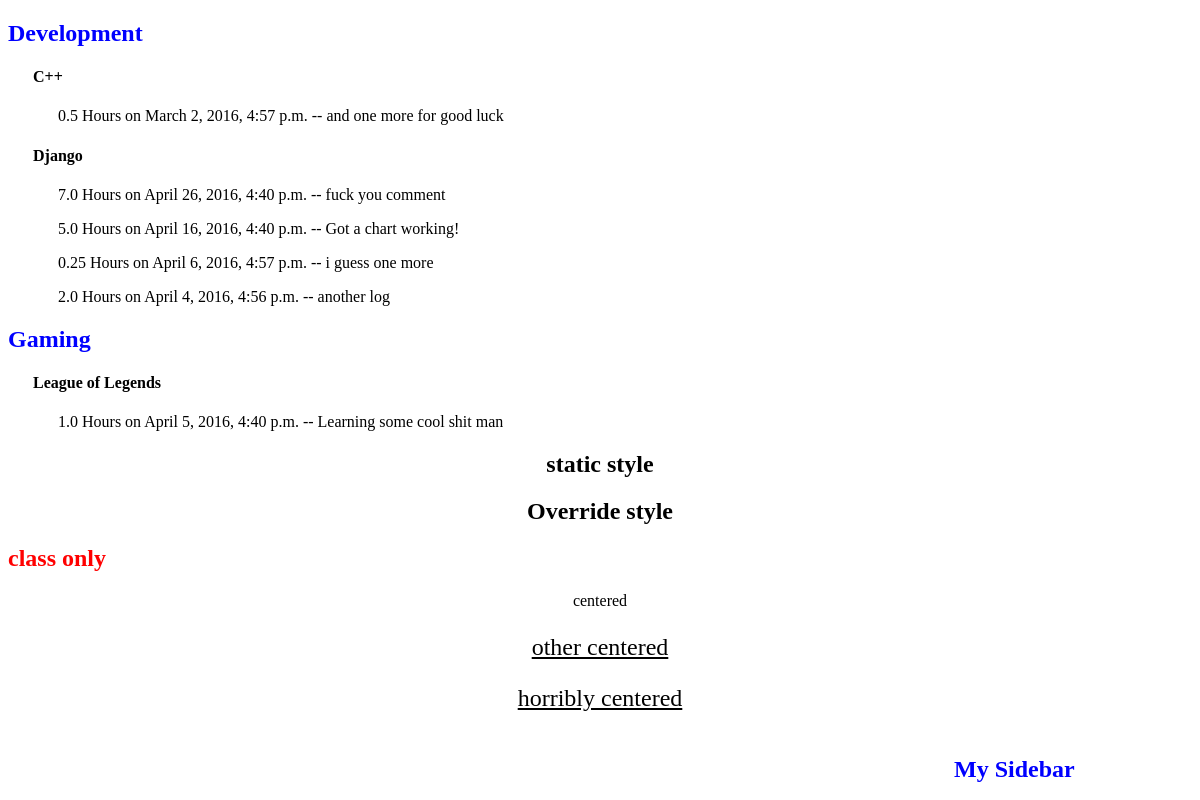
The page /DevLog/logs on the database its author committed.
### DevLog/models.py (models this page shows, shortened)
class Log(models.Model):
    category = models.ForeignKey(Category, on_delete = models.CASCADE)
    subject = models.ForeignKey(Subject,null=True)
    hours = models.FloatField(default=0.0)
    date_time = models.DateTimeField("date published")
    comment = models.CharField(max_length=500)

class Category(models.Model):
    name = models.CharField(max_length=50)
    def __str__(self):
        return self.name

class Subject(models.Model):
    name = models.CharField(max_length=50)
    category = models.ForeignKey(Category, on_delete=models.CASCADE,null=True)
    def __str__(self):
        return self.name

### DevLog/views.py (the view)
class LogListView(generic.ListView):
    template_name = "DevLog/loglist.html"
    model = Log
    context_object_name = "master" #this is the variable name to use in templates
    def get_queryset(self):
        return Log.objects.order_by('category', '-subject', '-date_time')[:20]

### DevLog/templates/DevLog/loglist.html (shortened to what this page needs)
<!DOCTYPE html>
{% load staticfiles %}
<html lang="en">
<head>
    <link rel="stylesheet" href="{% static 'css/quickStyle.css' %}">
</head>
<body>
    {% for log in master %}
        {% ifchanged %}<h2>{{log.category}}</h2>{% endifchanged %}
        {% ifchanged %}<h4 style="margin-left:25px;">{{log.subject}}</h4>{% endifchanged %}
        <p style="margin-left:50px;">{{log.hours}} Hours on {{log.date_time}} -- {{ log.comment }}</p>
    {% endfor %}
<h2 style="color:black;text-align:center;">static style</h2>
<h2 class="myClassName" style="color:black;text-align:center;">Override style</h2>
<h2 class="myClassName" >class only</h2>
<p style="text-align:center;">centered</p>
<p class="center show">other centered</p>
<p style="text-align:center;font-size: 24px;text-decoration: underline;">horribly centered</p>
<div id="sidebar" >
    <h2>My Sidebar</h2>
</div>
</body>
</html>

### DevLog/static/css/quickStyle.css (style rules this page uses)
h2 { color: blue; }
#sidebar { text-align:center; width: 30%; float:right; }
.myClassName { color: red; }
.center { text-align:center; font-size: 24px; text-decoration: underline; }
.show { display:block; }

### rows shown on the page
Log: category "Development", subject "C++", hours "0.5", date_time "March 2, 2016, 4:57 p.m.", comment "and one more for good luck"
Log: subject "Django", hours "7.0", date_time "April 26, 2016, 4:40 p.m.", comment "fuck you comment"
Log: hours "5.0", date_time "April 16, 2016, 4:40 p.m.", comment "Got a chart working!"
Log: hours "0.25", date_time "April 6, 2016, 4:57 p.m.", comment "i guess one more"
Log: hours "2.0", date_time "April 4, 2016, 4:56 p.m.", comment "another log"
Log: category "Gaming", subject "League of Legends", hours "1.0", date_time "April 5, 2016, 4:40 p.m.", comment "Learning some cool shit man"
